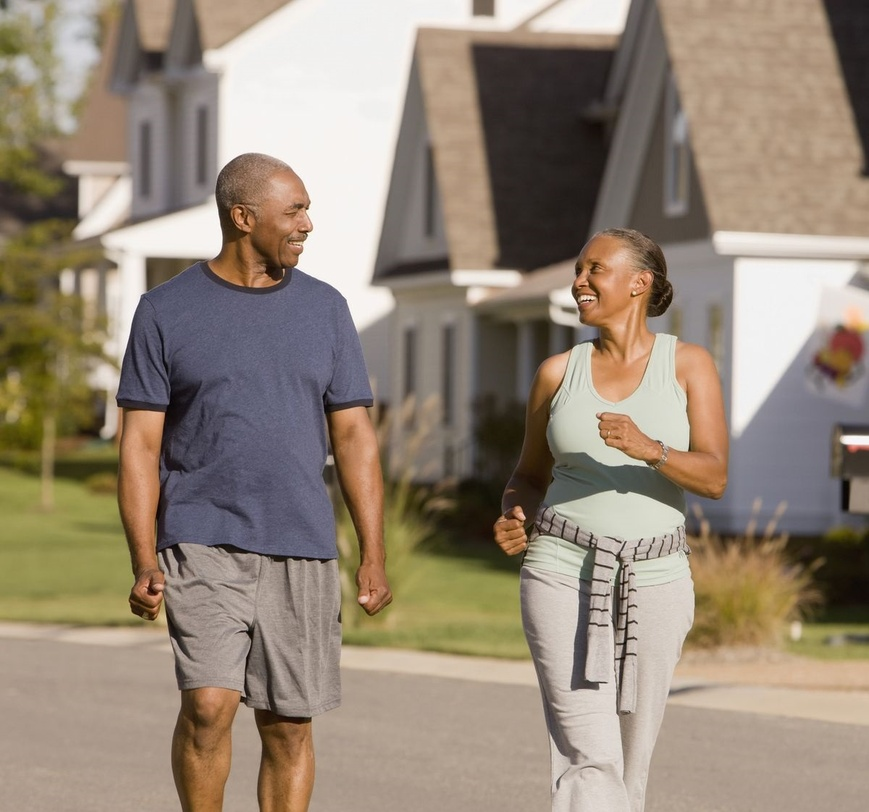
%> input picture Deblurring/a5.jpg, 869 x 812 px, shrunk from 1200 x 1122 before the run
$ octave deblur.m   (GNU Octave 9; MATLAB toolbox functions it lacks are replaced by stand-ins)
%> lines starting %> are read from the running program, lines starting %| are printed output that depends on the picture
%Deblurring cua may anh An Do
clc; clearvars; close all;

img = 'a5.jpg';

%Reading the image
H = ones(3,3)/9; %H filter
A = double(rgb2gray(imread(img)));
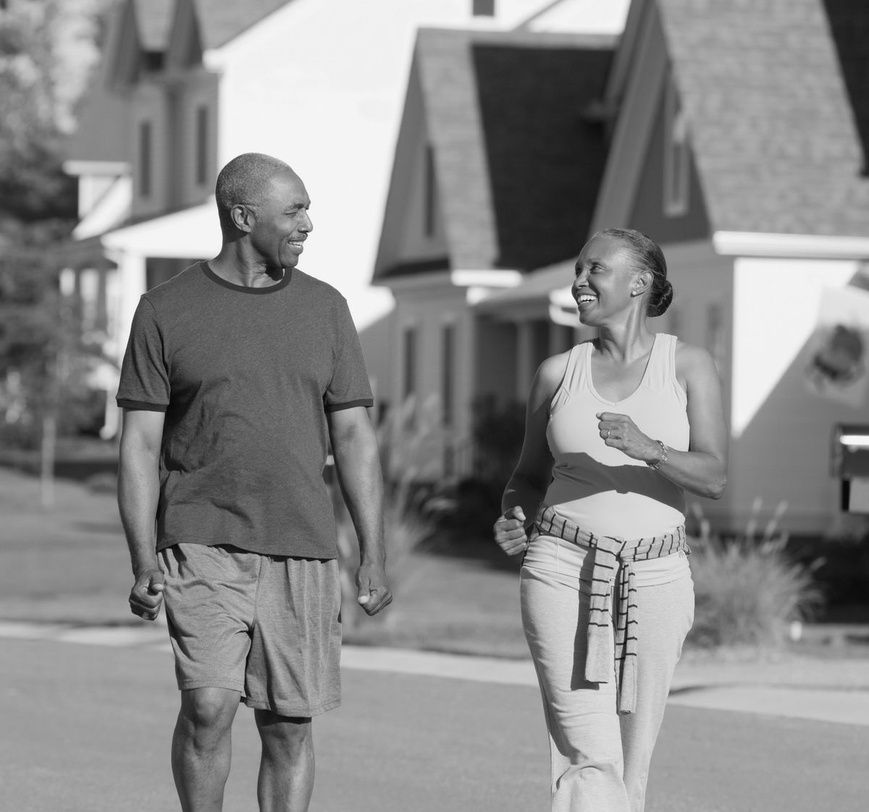
%> A: size 812x869 double; min 1, max 254, mean 137.5
[M, N] = size(A);
%> M = 812; N = 869

%Degradation function
h = ones(3,3)/9;

freq_a = fft2(A);
freq_h = fft2(h,M,N);

%Image Degradation in Frequency domain
deg_a = freq_h .* freq_a;

%Degraded image in Spatial domain
B = real(ifft2(deg_a));

%Inverse filtering
freq_b = fft2(B);
powfreq_a = freq_a.^2/(M*N);
alpha = 0.5;
sigma = sqrt(4*10^(-7));
freq_g = ((freq_h.')').*abs(powfreq_a)./(abs(freq_h.^2).*abs(powfreq_a)+alpha*sigma^2);
Res_freq_a = freq_g .* freq_b;

%Restored image in spatial domain
Res_a = real(ifft2(Res_freq_a));

%Display of input and output images
imshow(uint8(A)); title('Original Image');
figure, imshow(uint8(B)); title('Degraded Image');
%> after `imshow(uint8(B))`:
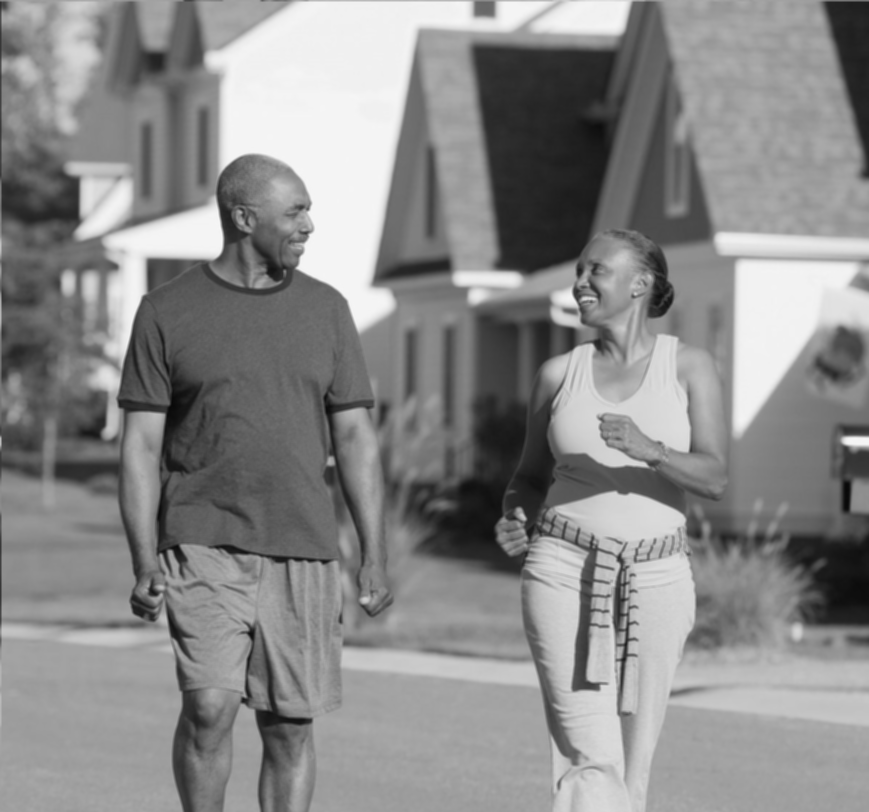
%> displayed picture: size 812x869, on the screen's scale of 0 to 255; min 8, max 247, mean 137.5
figure, imshow(uint8(Res_a)); title('Restored Image after inverse filtering');
